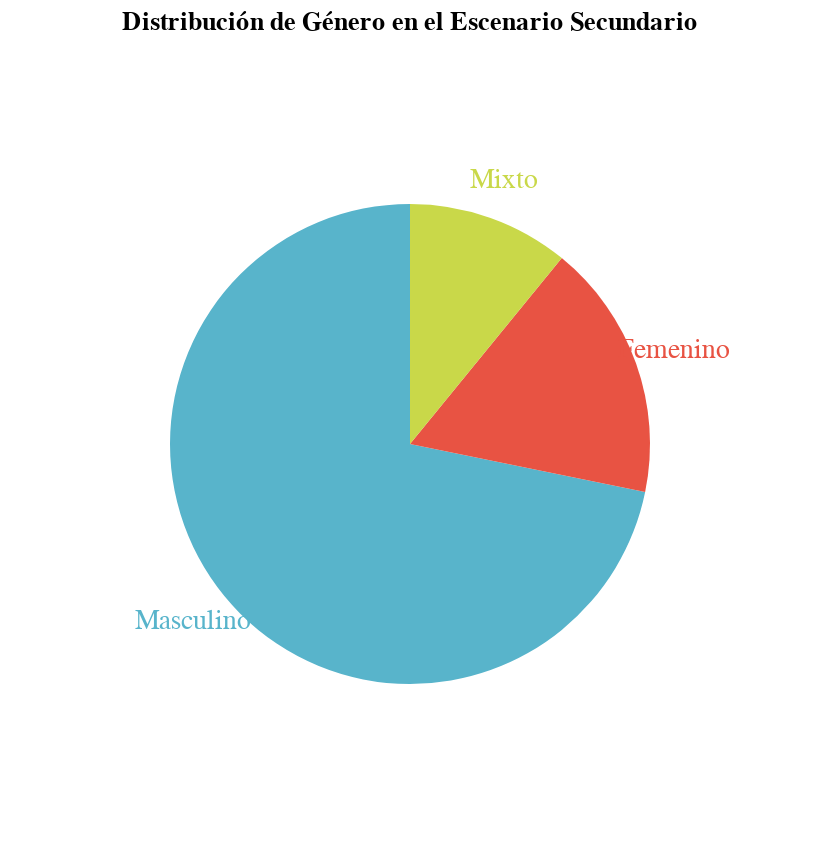

The code cell stored with this chart in its notebook:
### Code cell
# PASO 0: Instalar Altair si no lo tienes
!pip install altair --quiet

# PASO 1: Importar librerías
import pandas as pd
import altair as alt
from google.colab import files

# PASO 2: Subir archivo CSV
uploaded = files.upload()
filename = next(iter(uploaded))
df = pd.read_csv(filename)

# PASO 3: Normalizar columnas
df.columns = df.columns.str.strip().str.lower()
df['escenario'] = df['escenario'].str.strip().str.lower()
df['género'] = df['género'].str.strip().str.lower()

# PASO 4: Filtrar por escenario secundario
escenario_secundario = df[df['escenario'] == 'escenario secundario']

# PASO 5: Contar ocurrencias por género (solo M, F, Mixto)
conteo_genero = escenario_secundario['género'].value_counts().reset_index()
conteo_genero.columns = ['Género', 'Cantidad']
conteo_genero = conteo_genero[conteo_genero['Género'].isin(['masculino', 'femenino', 'mixto'])]

# PASO 6: Renombrar géneros a formato capitalizado
conteo_genero['Género'] = conteo_genero['Género'].replace({
    'masculino': 'Masculino',
    'femenino': 'Femenino',
    'mixto': 'Mixto'
})

# PASO 7: Escala de colores personalizada
color_scale = alt.Scale(
    domain=["Masculino", "Femenino", "Mixto"],
    range=["#58b4cb", "#e85343", "#c9d849"]
)

# PASO 8: Crear gráfico de torta
base = alt.Chart(conteo_genero).encode(
    theta=alt.Theta("Cantidad:Q", stack=True),
    color=alt.Color("Género:N", scale=color_scale, legend=None)
)

pie = base.mark_arc(outerRadius=120)
text = base.mark_text(radius=140, size=14).encode(text="Género:N")

chart = (pie + text).properties(
    width=400,
    height=400,
    title="Distribución de Género en el Escenario Secundario"
)

# PASO 9: Mostrar y guardar
chart.show()
chart.save("grafico_genero_escenario_secundario.html")
files.download("grafico_genero_escenario_secundario.html")

### Figure 1 — Vega-Lite specification as saved in the notebook (floating-point values rounded to 4 significant figures)
{"config": {"view": {"continuousWidth": 300, "continuousHeight": 300}}, "layer": [{"mark": {"type": "arc", "outerRadius": 120}, "encoding": {"color": {"field": "Género", "legend": null, "scale": {"domain": ["Masculino", "Femenino", "Mixto"], "range": ["#58b4cb", "#e85343", "#c9d849"]}, "type": "nominal"}, "theta": {"field": "Cantidad", "stack": true, "type": "quantitative"}}}, {"mark": {"type": "text", "radius": 140, "size": 14}, "encoding": {"color": {"field": "Género", "legend": null, "scale": {"domain": ["Masculino", "Femenino", "Mixto"], "range": ["#58b4cb", "#e85343", "#c9d849"]}, "type": "nominal"}, "text": {"field": "Género", "type": "nominal"}, "theta": {"field": "Cantidad", "stack": true, "type": "quantitative"}}}], "data": {"name": "data-8b58e50be3865037d5301f09e1e1f5ba"}, "height": 400, "title": "Distribución de Género en el Escenario Secundario", "width": 400, "$schema": "https://vega.github.io/schema/vega-lite/v5.20.1.json", "datasets": {"data-8b58e50be3865037d5301f09e1e1f5ba": [{"Género": "Masculino", "Cantidad": 112}, {"Género": "Femenino", "Cantidad": 27}, {"Género": "Mixto", "Cantidad": 17}]}}
